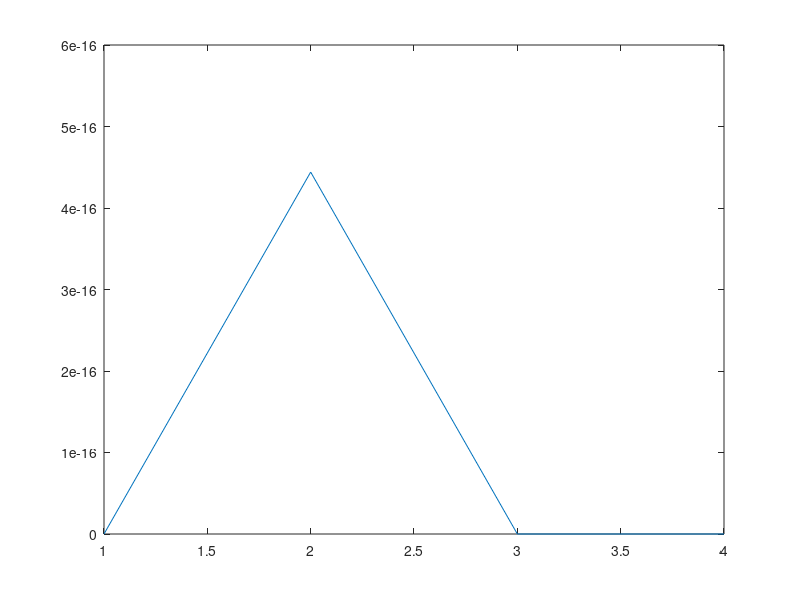

Source code (MATLAB):
close all
clear
clc

n = 4;
A = diag(rand(n,1)*10);
x_esatto = rand(n,1)*10;
b = A*x_esatto;

for i=1:n
    x(i,1) = b(i)/A(i,i);
end
x
x_esatto
err = abs(x_esatto-x)
plot(err)
